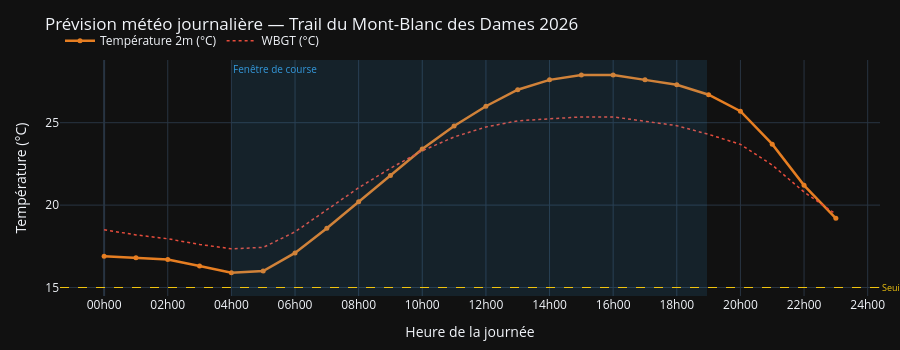

Notebook code for this chart:
### Code cell
def plot_temperature_forecast(df_weather, start_min, total_min, race_name):
    """Plot hourly temperature forecast with race window highlighted."""
    if df_weather is None:
        print("Pas de données météo disponibles.")
        return

    hours = df_weather['time'].dt.hour + df_weather['time'].dt.minute / 60
    temp  = df_weather['temperature_2m'].values
    wbgt  = df_weather['wbgt'].values

    t_start_h = start_min / 60
    t_end_h   = (start_min + total_min) / 60

    fig = go.Figure()

    fig.add_vrect(
        x0=t_start_h, x1=t_end_h,
        fillcolor='rgba(52,152,219,0.12)', line_width=0,
        annotation_text='Fenêtre de course', annotation_position='top left',
        annotation_font=dict(color='#3498db', size=10),
    )
    fig.add_trace(go.Scatter(
        x=hours, y=temp, mode='lines+markers',
        name='Température 2m (°C)',
        line=dict(color='#e67e22', width=2.5), marker=dict(size=5),
        hovertemplate='%{x:.1f}h : %{y:.1f}°C<extra></extra>',
    ))
    fig.add_trace(go.Scatter(
        x=hours, y=wbgt, mode='lines',
        name='WBGT (°C)',
        line=dict(color='#e74c3c', width=1.5, dash='dot'),
        hovertemplate='%{x:.1f}h : WBGT=%{y:.1f}°C<extra></extra>',
    ))
    fig.add_hline(
        y=T_THRESHOLD, line=dict(color='#f1c40f', width=1, dash='dash'),
        annotation_text=f'Seuil dégradation ({T_THRESHOLD}°C)',
        annotation_position='right',
        annotation_font=dict(color='#f1c40f', size=9),
    )
    fig.update_layout(
        template='plotly_dark',
        title=f'Prévision météo journalière — {race_name}',
        xaxis=dict(
            title='Heure de la journée',
            tickvals=list(range(0, 25, 2)),
            ticktext=[f'{h:02d}h00' for h in range(0, 25, 2)],
        ),
        yaxis=dict(title='Température (°C)'),
        height=350, margin=dict(t=60, b=50, l=60, r=20),
        legend=dict(orientation='h', yanchor='bottom', y=1.02),
    )
    fig.show()


plot_temperature_forecast(df_weather, start_min, df_pred['time_min'].sum(), RACE_NAME)

### Figure 1 — Plotly figure (JSON) as saved in the notebook; plotly's stock layout.template omitted (floating-point values rounded to 4 significant figures)
{"data": [{"hovertemplate": "%{x:.1f}h : %{y:.1f}°C<extra></extra>", "line": {"color": "#e67e22", "width": 2.5}, "marker": {"size": 5}, "mode": "lines+markers", "name": "Température 2m (°C)", "type": "scatter", "x": [0.0, 1.0, 2.0, 3.0, 4.0, 5.0, 6.0, 7.0, 8.0, 9.0, 10.0, 11.0, 12.0, 13.0, 14.0, 15.0, 16.0, 17.0, 18.0, 19.0, 20.0, 21.0, 22.0, 23.0], "y": [16.9, 16.8, 16.7, 16.3, 15.9, 16.0, 17.1, 18.6, 20.2, 21.8, 23.4, 24.8, 26.0, 27.0, 27.6, 27.9, 27.9, 27.6, 27.3, 26.7, 25.7, 23.7, 21.2, 19.2]}, {"hovertemplate": "%{x:.1f}h : WBGT=%{y:.1f}°C<extra></extra>", "line": {"color": "#e74c3c", "dash": "dot", "width": 1.5}, "mode": "lines", "name": "WBGT (°C)", "type": "scatter", "x": [0.0, 1.0, 2.0, 3.0, 4.0, 5.0, 6.0, 7.0, 8.0, 9.0, 10.0, 11.0, 12.0, 13.0, 14.0, 15.0, 16.0, 17.0, 18.0, 19.0, 20.0, 21.0, 22.0, 23.0], "y": [18.51, 18.19, 17.96, 17.62, 17.35, 17.43, 18.38, 19.7, 21.05, 22.24, 23.3, 24.13, 24.74, 25.12, 25.23, 25.35, 25.35, 25.09, 24.82, 24.29, 23.69, 22.43, 20.8, 19.45]}], "layout": {"annotations": [{"font": {"color": "#3498db", "size": 10}, "showarrow": false, "text": "Fenêtre de course", "x": 4, "xanchor": "left", "xref": "x", "y": 1, "yanchor": "top", "yref": "y domain"}, {"font": {"color": "#f1c40f", "size": 9}, "showarrow": false, "text": "Seuil dégradation (15.0°C)", "x": 1, "xanchor": "left", "xref": "x domain", "y": 15, "yanchor": "middle", "yref": "y"}], "height": 350, "legend": {"orientation": "h", "y": 1.02, "yanchor": "bottom"}, "margin": {"b": 50, "l": 60, "r": 20, "t": 60}, "shapes": [{"fillcolor": "rgba(52,152,219,0.12)", "line": {"width": 0}, "type": "rect", "x0": 4, "x1": 18.95, "xref": "x", "y0": 0, "y1": 1, "yref": "y domain"}, {"line": {"color": "#f1c40f", "dash": "dash", "width": 1}, "type": "line", "x0": 0, "x1": 1, "xref": "x domain", "y0": 15, "y1": 15, "yref": "y"}], "title": {"text": "Prévision météo journalière — Trail du Mont-Blanc des Dames 2026"}, "xaxis": {"ticktext": ["00h00", "02h00", "04h00", "06h00", "08h00", "10h00", "12h00", "14h00", "16h00", "18h00", "20h00", "22h00", "24h00"], "tickvals": [0, 2, 4, 6, 8, 10, 12, 14, 16, 18, 20, 22, 24], "title": {"text": "Heure de la journée"}}, "yaxis": {"title": {"text": "Température (°C)"}}}}
